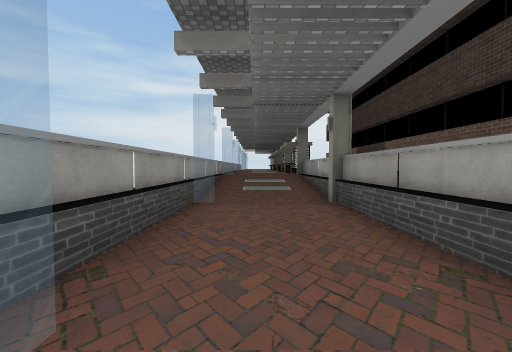
[1] (above)

16 first-person views from a walk through a scene from a Unity 3-D project. The camera is 1.5 m above the floor, tilts 2° down and sees 90° across. The floor is counted in squares, 2 m on a side. Each view is taken from the middle of a square. On the plan, view 1 faces up. The plan holds only what a view shows up to about 9 squares ahead; the rest is blank. The place goes on beyond the plan. Some animated figures are not drawn. Some surface patterns are stand-ins.

[2]
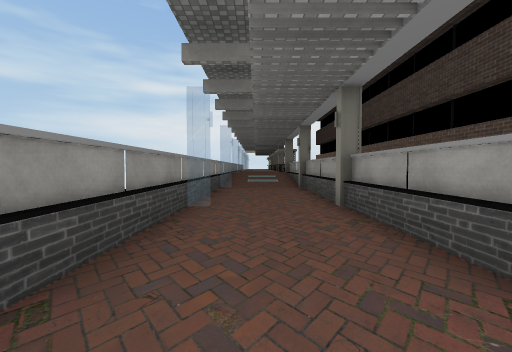

[3]
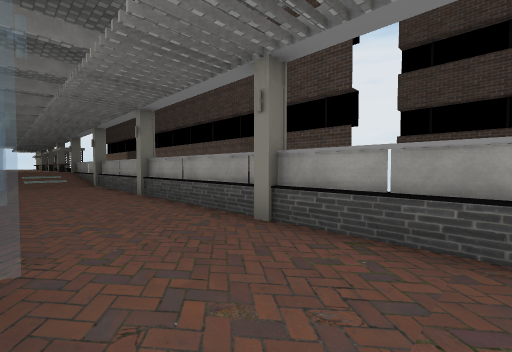

[4]
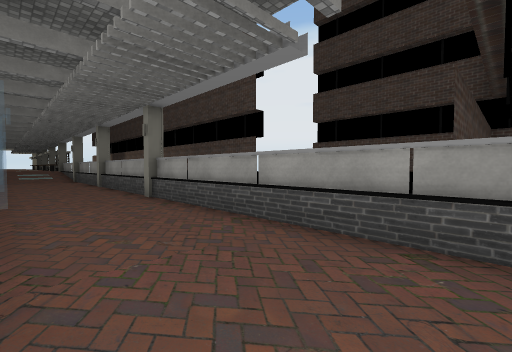

[5]
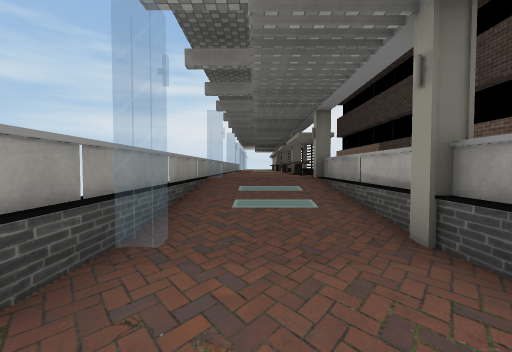

[6]
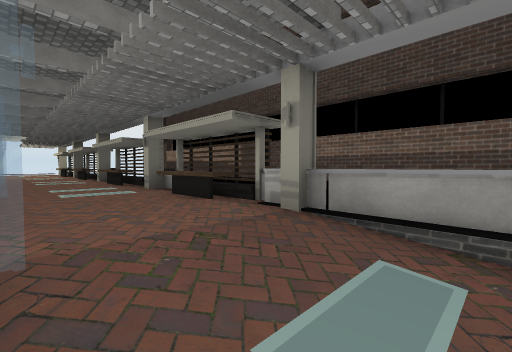

[7]
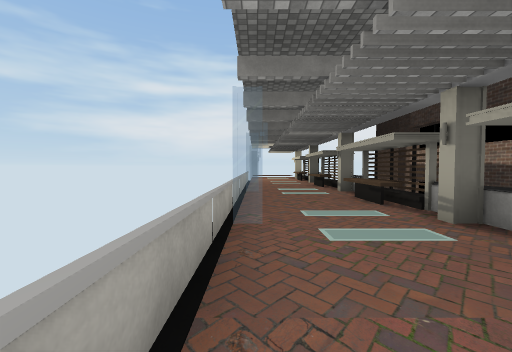

[8]
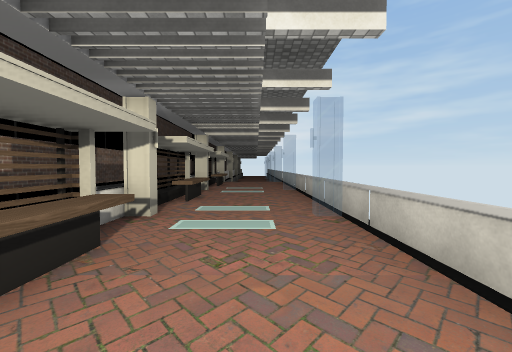

[9]
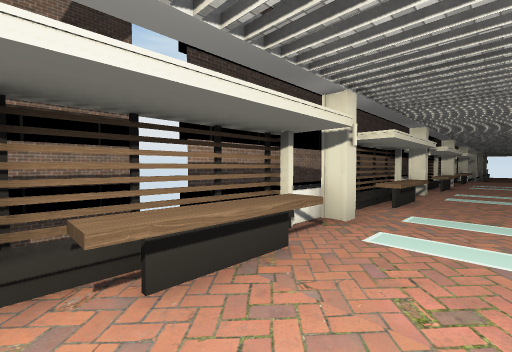

[10]
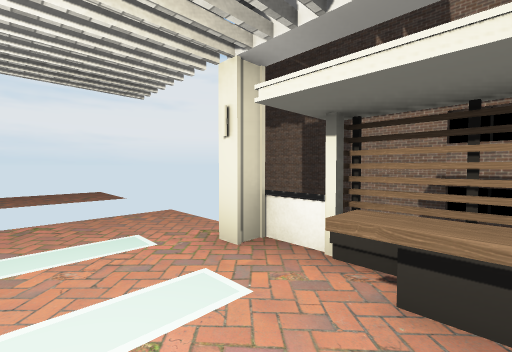

[11]
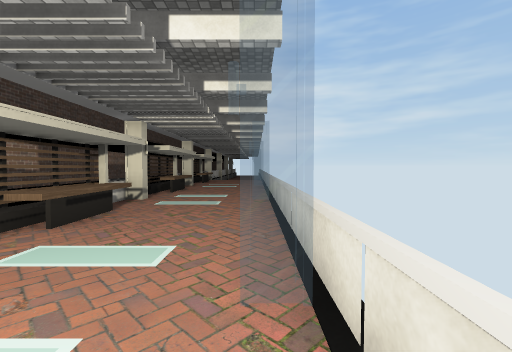

[12]
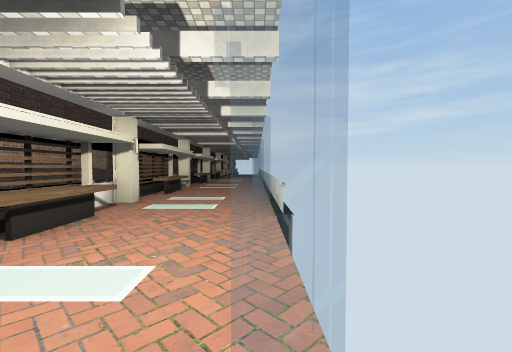

[13]
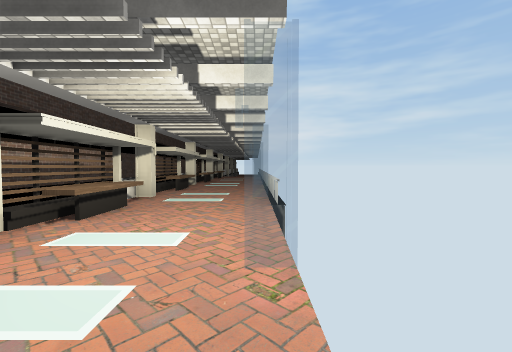

[14]
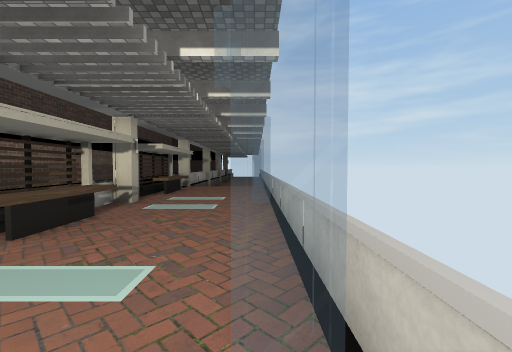

[15]
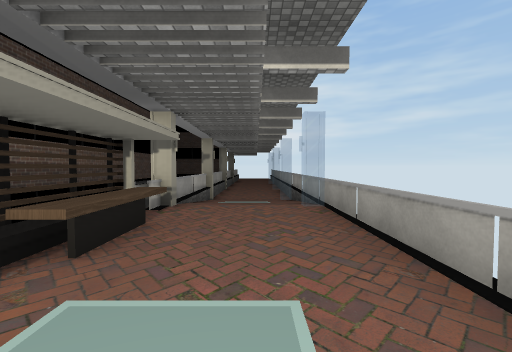

[16]
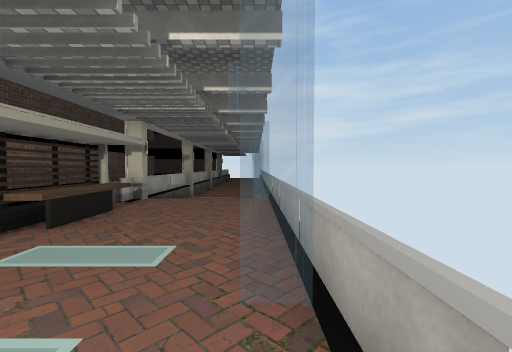

### Floor plan
Key: @ floor where view 1 was taken; # wall or solid block; . main floor; - floor 0.25 m lower than the main floor; _ floor 0.75 m lower than the main floor; < floor 1 m lower than the main floor; / step, stairs or slope; = window, fence, low wall or low ledge; v drop or lower ground.
Columns run from 2 left of view 1 to 3 right of it. Each row starts with its distance up from view 1.
 33   ==v
 32
 31
 30  ....
 29  ....
 28  =..#
 27  ...#
 26  ...#
 25  ...#
 24 #=..=
 23 #...=
 22 #...#
 21 #...#
 20 #...#
 19 #=..#
 18 #...#
 17 #...#
 16 #...#
 15 #=..=
 14 #...=
 13 #...#
 12 #...#
 11 #...#
 10 #=..#
  9 #-//=
  8 #///=
  7 #_//v
  6 #=<<#
  5 #<<<#
  4 #<<<#
  3 #<<<#
  2 #<<<#
  1 #=<<#
  0 #<@<#
 -1 #<<<#
 -2 #<<<#
 -3 #=<<#
 -4  <<<#
 -5  <<<#
 -6  <<<#
 -7  <<<#
 -8  <<<#
 -9  <<<#v
-10  <<<#

Where each view was taken, in squares from view 1:
view 1: 0 up, 0 right, facing up
view 2: 4 down, 0 right, facing up
view 3: 6 down, 1 left, facing up-right
view 4: 10 down, 1 left, facing up-right
view 5: 3 up, 0 right, facing up
view 6: 8 up, 1 left, facing up-right
view 7: 11 up, 1 left, facing up
view 8: 23 up, 0 right, facing down
view 9: 27 up, 0 right, facing down-right
view 10: 26 up, 0 right, facing up-right
view 11: 25 up, 1 left, facing down
view 12: 29 up, 1 left, facing down
view 13: 30 up, 1 left, facing down
view 14: 20 up, 1 left, facing down
view 15: 15 up, 0 right, facing down
view 16: 16 up, 1 left, facing down
